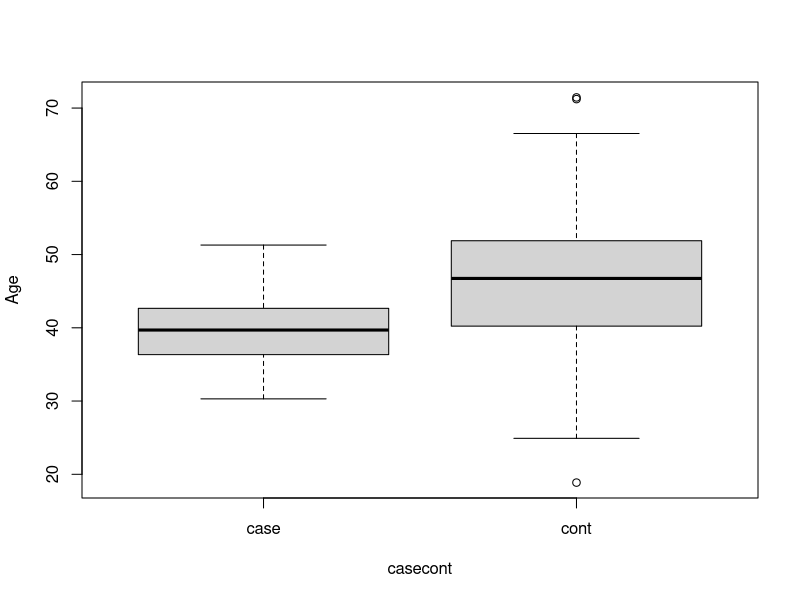
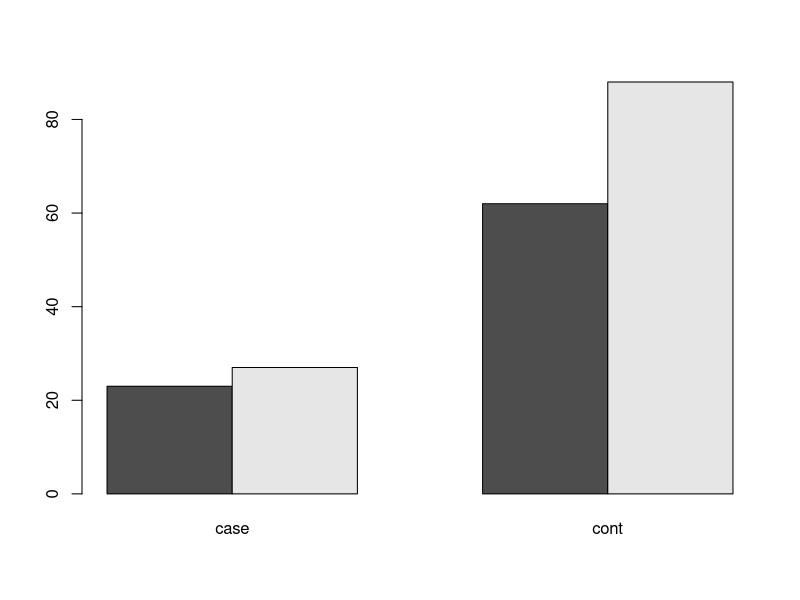
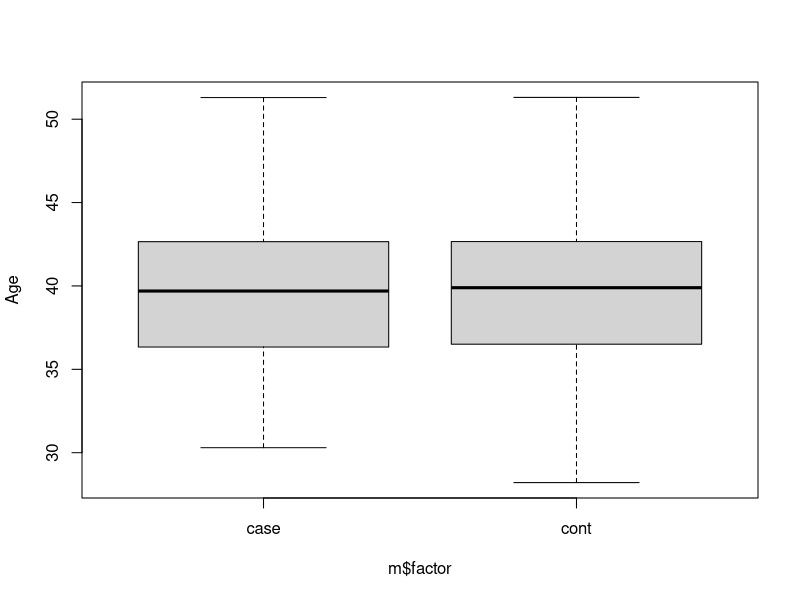
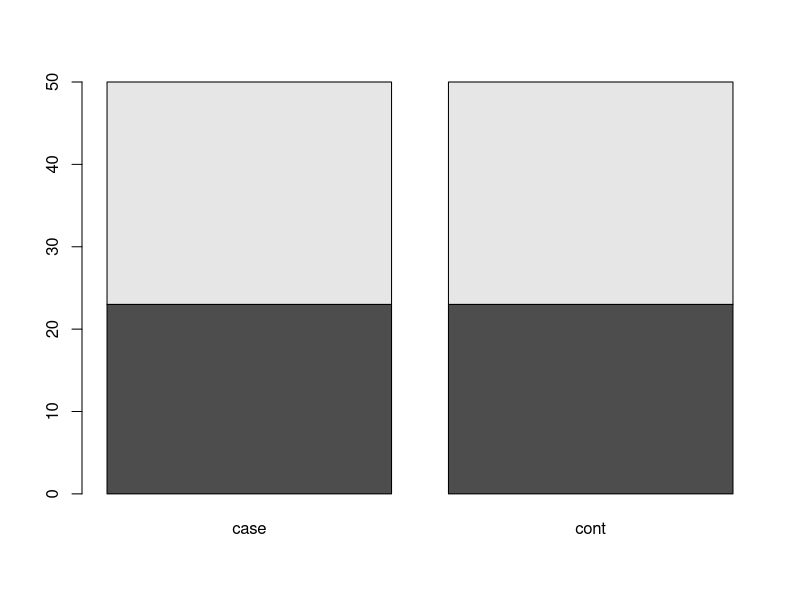

Here is the R script that generated these plots, in order:
# r2py crawler metadata
# package: e1071
# source_type: rd_example
# topic: matchControls.Rd
# source_file: C:\Users\bened\AppData\Local\R\win-library\4.5\e1071\help
# lines: 20

suppressPackageStartupMessages(library(e1071))
Age.case <- 40 + 5 * rnorm(50)
Age.cont <- 45 + 10 * rnorm(150)
Age <- c(Age.case, Age.cont)

Sex.case <- sample(c("M", "F"), 50, prob = c(.4, .6), replace = TRUE)
Sex.cont <- sample(c("M", "F"), 150, prob = c(.6, .4), replace = TRUE)
Sex <- as.factor(c(Sex.case, Sex.cont))

casecont <- as.factor(c(rep("case", 50), rep("cont", 150)))

## now look at the group properties:
boxplot(Age ~ casecont)
barplot(table(Sex, casecont), beside = TRUE)

m <- matchControls(casecont ~ Sex + Age)

## properties of the new groups:
boxplot(Age ~ m$factor)
barplot(table(Sex, m$factor))
